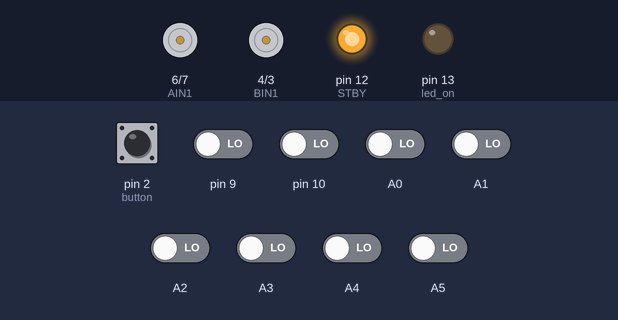
Simulated run of this sketch. Board: Arduino Uno, built with avr-gcc and run on an emulated ATmega328P. Shown: motor-driver pin pairs drawn as motors (green arrow = first pin HIGH = forward, orange = second pin HIGH = backward, longer = more drive, scaled by the enable pin, stopped while the standby pin is LOW), output pins drawn as LEDs (lit = HIGH). Inputs (shaded band) come from the test bench; at power-on: pin 2 (button) HIGH, A0–5, pin 9, pin 10 LOW.

Above: at 6.7 s.
6.8 s: pin 2 (button) pulled LOW for 0.15 s
At 7.9 s:
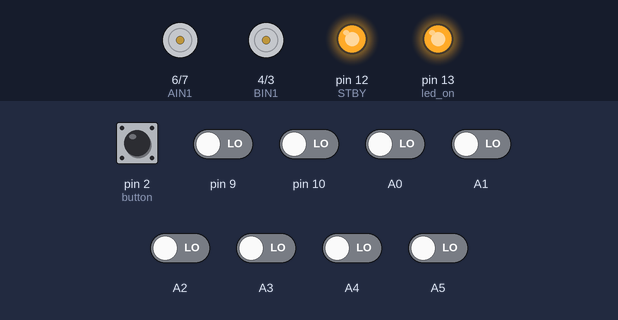
9.9 s: pin 9 driven HIGH
At 10.8 s:
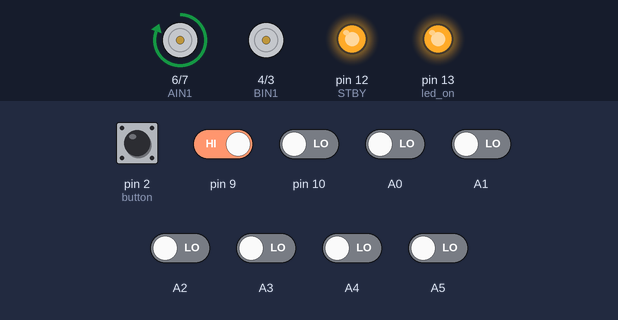
11.4 s: A0 driven HIGH
At 12.0 s:
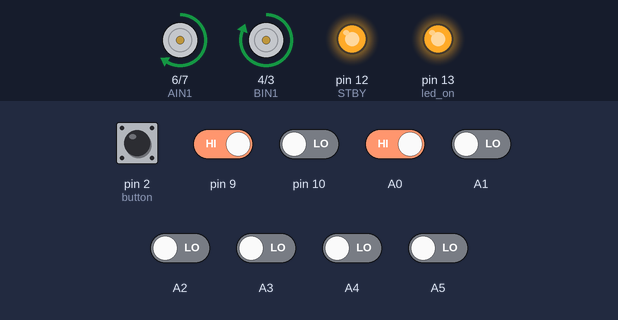
12.9 s: pin 10 driven HIGH
At 14.1 s:
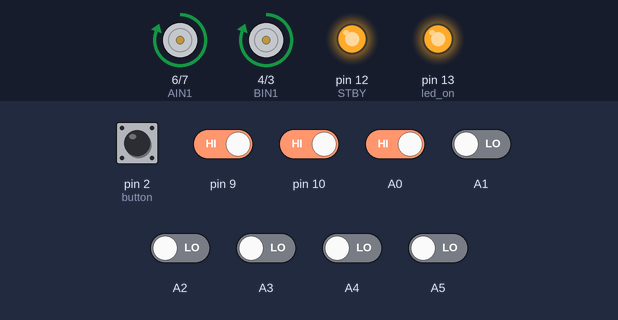
14.4 s: A1 driven HIGH
15.9 s: A3 driven HIGH
At 16.6 s:
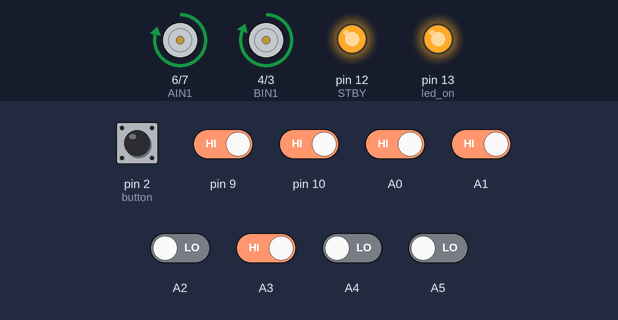
Timing chart, 0 to 18.4 s (numbered marks = the images above; inputs shaded):
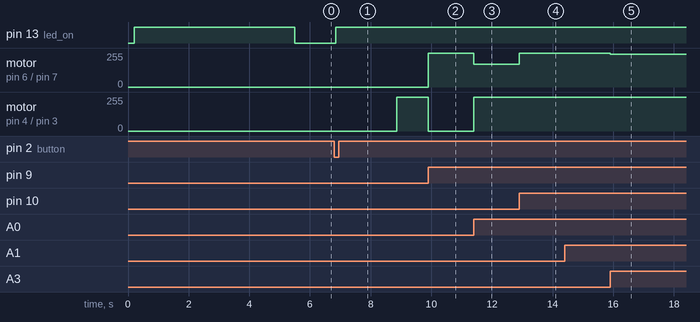

Measured:
- after the input at 6.8 s, pin 13 (led_on): LOW → HIGH after 0.05 s; motor on pin 4 (BIN1) / pin 3 (BIN2): stopped → forward 255/255 after 2.1 s
- after the input at 9.9 s, motor on pin 6 (AIN1) / pin 7 (AIN2): stopped → forward 255/255 at once; motor on pin 4 (BIN1) / pin 3 (BIN2): forward 255/255 → stopped at once
- after the input at 11.4 s, motor on pin 6 (AIN1) / pin 7 (AIN2): forward 255/255 → forward 170/255 at once; motor on pin 4 (BIN1) / pin 3 (BIN2): stopped → forward 255/255 at once
- after the input at 12.9 s, motor on pin 6 (AIN1) / pin 7 (AIN2): forward 170/255 → forward 255/255 at once
- after the input at 15.9 s, motor on pin 6 (AIN1) / pin 7 (AIN2): forward 255/255 → forward 247/255 at once

The sketch:

123123.ino
```cpp
#include <QTRSensors.h>

QTRSensors qtr;
const uint8_t SensorCount = 8;
uint16_t sensorValues[SensorCount];

#define MAINRAPID 210

const int button = 2;
const int led_on = 13;

bool IsStarted = false;
bool IsStartDelayed = false;
// фиксация времени в момент нажатия на кнопку
unsigned long p1Time = 0;
// подсчет времени гонки
unsigned long p2Time = 0;

//текущее смещение робота
int place = 0;

//TB6612FNG
const int AIN1 = 6;
const int AIN2 = 7;
const int PWMA = 11;
const int BIN1 = 4;
const int BIN2 = 3;
const int PWMB = 8;
const int STBY = 12;

int lastError = 0;

//проверка нажатия кнопки
bool IsStart() {
  int m_button1 = 0;
  int m_button2 = 0;

  m_button1 = digitalRead(button);
  delay(30);
  m_button2 = digitalRead(button);
  m_button2 = m_button2 | m_button1;

  if (m_button2) {
    return false;
  } else {
    return true;
  }
}

//задержка перед стартом
bool StartDelay(bool m_delay) {
  if (!m_delay) {
    delay(2000);
    return true;
  }
  return true;
}

//текущая позиция робота отн черной линии
int Placement() {
  int position = qtr.readLineBlack(sensorValues);
  position -= 3500;
  return position;
}

//агрессивность подруливания
const float KP = 0.08;
//гашение виляний
const float KD = 1.35;

//управление моторами
void SetRapid(int pos, int base_speed) {
    //(Ошибка * KP) + (Разница ошибок * KD)
    int motorSpeed = KP * pos + KD * (pos - lastError);
    lastError = pos;

    int abs_pos = abs(pos);

    //робот едет по прямой
    if (abs_pos < 300) {
        base_speed = 255;
    }
    //поворот
    else if (abs_pos > 1500) {
        base_speed = base_speed * 0.75;
    }

    int lmSpeed = base_speed + motorSpeed;
    int rmSpeed = base_speed - motorSpeed;

    digitalWrite(AIN1, HIGH);
    digitalWrite(AIN2, LOW);
    digitalWrite(BIN1, HIGH);
    digitalWrite(BIN2, LOW);

    if (lmSpeed < 0) lmSpeed = 0;
    if (rmSpeed < 0) rmSpeed = 0;

    if (lmSpeed > 255) lmSpeed = 255;
    if (rmSpeed > 255) rmSpeed = 255;

    //подача мощности на моторы
    analogWrite(PWMA, lmSpeed);
    analogWrite(PWMB, rmSpeed);
}

void setup() {
  Serial.begin(9600);

  pinMode(button, INPUT_PULLUP);
  pinMode(led_on, OUTPUT);

  pinMode(AIN1, OUTPUT);
  pinMode(AIN2, OUTPUT);
  pinMode(PWMA, OUTPUT);
  pinMode(BIN1, OUTPUT);
  pinMode(BIN2, OUTPUT);
  pinMode(PWMB, OUTPUT);
  pinMode(STBY, OUTPUT);

  //вівод из режима ожидания драйвера моторов
  digitalWrite(STBY, HIGH);

  //настройка датчиков
  qtr.setTypeRC();
  qtr.setSensorPins((const uint8_t[]){A0, A1, A2, A3, A4, A5, 9, 10}, SensorCount);

  //калибровка датчиков
  delay(200);
  digitalWrite(led_on, HIGH); //калибровка
  delay(300);
  for (uint16_t i = 0; i < 200; i++) {
    qtr.calibrate();
  }
  digitalWrite(led_on, LOW); //калибровка окончена

  IsStarted = false;
}

void loop() {
  if (IsStarted == false) {
    IsStarted = IsStart();
    p1Time = millis();
  }

  if (IsStarted == true) {
    digitalWrite(led_on, HIGH);
    IsStartDelayed = StartDelay(IsStartDelayed);

    place = Placement();
    SetRapid(place, MAINRAPID);

    p2Time = millis();
    p2Time -= p1Time;

    //стоп через 40 секунд
    if (p2Time > 40000) IsStarted = false;
  }

}
```
